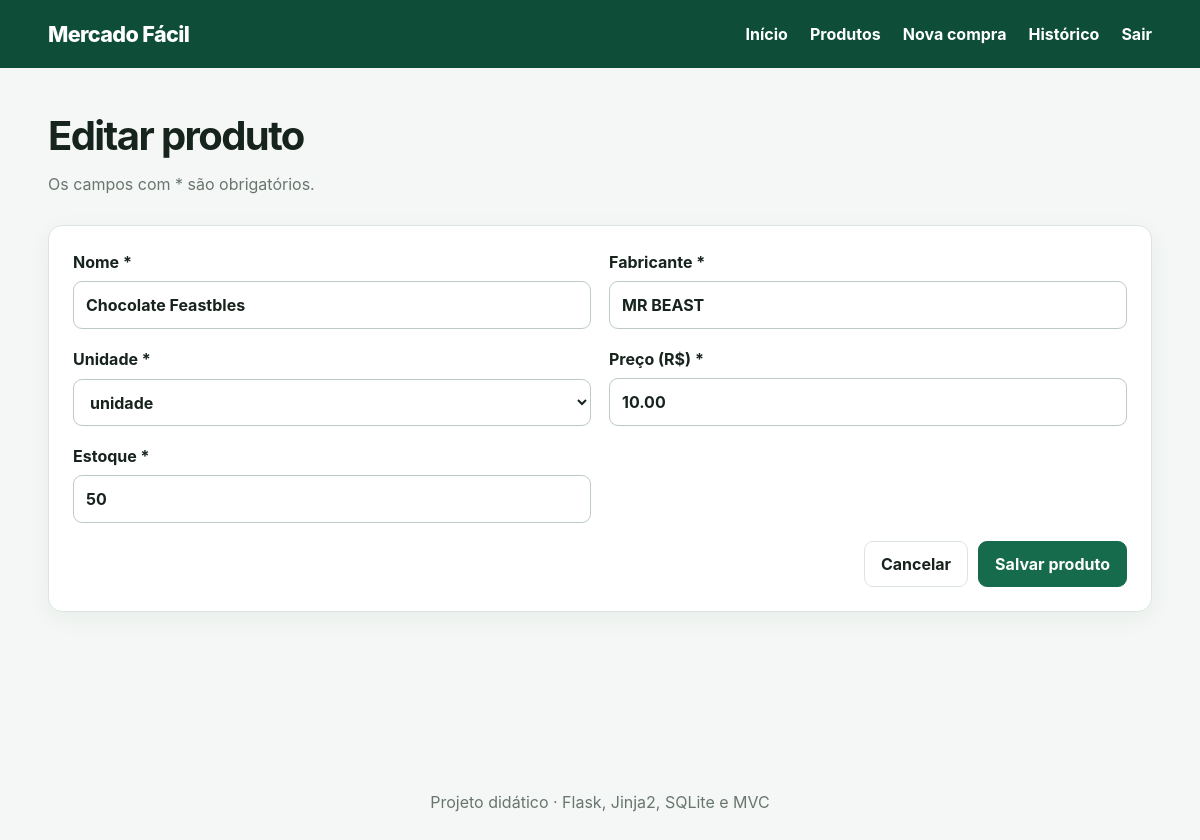
Screenshot of /produtos/2/editar (signed in) with the database file from the repository.
### tables this page shows
CREATE TABLE produtos (
    id INTEGER PRIMARY KEY AUTOINCREMENT,
    nome TEXT NOT NULL,
    fabricante TEXT NOT NULL,
    unidade TEXT NOT NULL,
    preco_centavos INTEGER NOT NULL CHECK (preco_centavos >= 0),
    estoque INTEGER NOT NULL DEFAULT 0 CHECK (estoque >= 0),
    criado_em TEXT NOT NULL DEFAULT CURRENT_TIMESTAMP
);

### controllers/produto_controller.py (the view, shortened to what this page needs)
@produto_bp.route("/<int:produto_id>/editar", methods=("GET", "POST"))
def editar(produto_id):
    produto = produto_model.buscar(produto_id)
    if produto is None:
        abort(404)
    return render_template("produto_form.html", produto=produto)

### database.py (called while the page is built)
def get_db():
    if "db" not in g:
        database_path = Path(current_app.config["DATABASE"])
        database_path.parent.mkdir(parents=True, exist_ok=True)
        g.db = sqlite3.connect(database_path)
        g.db.row_factory = sqlite3.Row
        g.db.execute("PRAGMA foreign_keys = ON")
    return g.db

### models/produto.py (called while the page is built)
def buscar(produto_id):
    return get_db().execute("SELECT * FROM produtos WHERE id = ?", (produto_id,)).fetchone()

### templates/produto_form.html (shortened to what this page needs)
{% extends "base.html" %}
{% block conteudo %}
<div class="cabecalho-pagina"><div><h1>{{ 'Editar' if produto else 'Novo' }} produto</h1><p>Os campos com * são obrigatórios.</p></div></div>
<form method="post" class="painel formulario grade-form">
  <label>Nome *<input name="nome" required value="{{ produto.nome if produto else request.form.get('nome', '') }}"></label>
  <label>Fabricante *<input name="fabricante" required value="{{ produto.fabricante if produto else request.form.get('fabricante', '') }}"></label>
  <label>Unidade *<select name="unidade" required>{% set atual = produto.unidade if produto else request.form.get('unidade', '') %}{% for u in ['unidade', 'kg', 'g', 'litro', 'ml', 'caixa', 'pacote'] %}<option value="{{ u }}" {{ 'selected' if atual == u }}>{{ u }}</option>{% endfor %}</select></label>
  <label>Preço (R$) *<input name="preco" inputmode="decimal" required placeholder="12,90" value="{{ ('%.2f'|format(produto.preco_centavos / 100)) if produto else request.form.get('preco', '') }}"></label>
  <label>Estoque *<input type="number" name="estoque" min="0" required value="{{ produto.estoque if produto else request.form.get('estoque', 0) }}"></label>
  <div class="form-acoes"><a class="botao secundario" href="{{ url_for('produto.listar') }}">Cancelar</a><button class="botao primario">Salvar produto</button></div>
</form>
{% endblock %}

### static/style.css (style rules this page uses)
:root { --verde:#176b4d;--verde-escuro:#0e4d37;--fundo:#f4f7f5;--texto:#17231d;--borda:#dce5df;--branco:#fff;--erro:#b42318 }
* { box-sizing:border-box }
body { margin:0;font-family:Inter,system-ui,-apple-system,"Segoe UI",sans-serif;background:var(--fundo);color:var(--texto);line-height:1.5 }
a { color:var(--verde);font-weight:650;text-decoration:none }
.cabecalho-pagina { display:flex;justify-content:space-between;align-items:center;gap:20px;margin-bottom:24px }
.cabecalho-pagina h1 { margin:0;font-size:clamp(1.8rem,4vw,2.5rem);letter-spacing:-.04em }
.cabecalho-pagina p,.auth-card>p { color:#68766e;margin:.35rem 0 }
.card,.painel,.auth-card,.comprovante { background:#fff;border:1px solid var(--borda);border-radius:14px;padding:24px;box-shadow:0 6px 24px rgba(20,60,40,.05) }
.formulario { display:grid;gap:18px }
.formulario label,.adicionar-item label { font-weight:650;display:grid;gap:7px }
input,select { width:100%;border:1px solid #bdcac2;border-radius:9px;padding:11px 12px;background:#fff;font:inherit;color:inherit }
.botao { display:inline-flex;align-items:center;justify-content:center;border:1px solid var(--borda);border-radius:9px;padding:10px 16px;background:#fff;color:var(--texto);font:inherit;font-weight:700;cursor:pointer }
.botao.primario { background:var(--verde);border-color:var(--verde);color:#fff }
.botao.secundario { background:#fff }
.grade-form { grid-template-columns:repeat(2,1fr) }
.form-acoes { grid-column:1/-1;display:flex;justify-content:flex-end;gap:10px }

### rows the page displays
produtos: nome "Chocolate Feastbles", fabricante "MR BEAST", preco "10.00", estoque "50"

### other values shown
{{ 'Editar' if produto else 'Novo' }} "Editar"
form field unidade "unidade"
